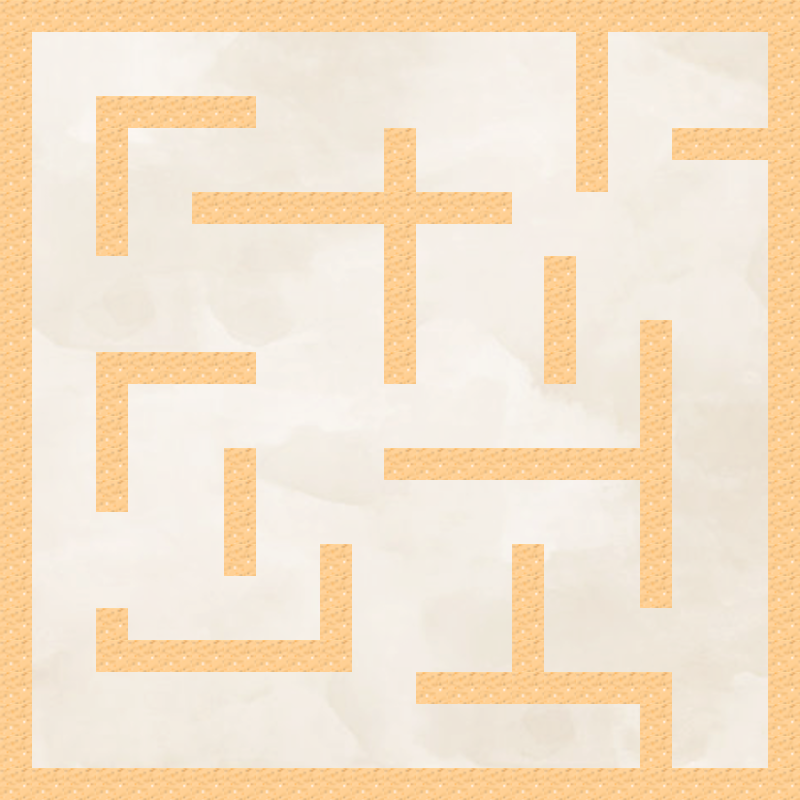

A 2D game scene composited from a Tiled map and its tileset images. What follows is a short description and the map's XML, with each tile layer's data collapsed to a summary:
An orthogonal 25x25 tile map with 32x32 px tiles, 2 tile layers (background, wall) and 1 object (AI).

<map version="1.0" orientation="orthogonal" renderorder="right-up" width="25" height="25" tilewidth="32" tileheight="32" nextobjectid="2">
 <tileset firstgid="1" name="wall" tilewidth="32" tileheight="32" tilecount="625" columns="25">
  <image source="wall.png" width="800" height="800" />
  <tile id="0">
   <properties>
    <property name="collidable" value="true" />
   </properties>
  </tile>
  <tile id="1">
   <properties>
    <property name="collidable" type="bool" value="true" />
   </properties>
  </tile>
  <tile id="2">
   <properties>
    <property name="collidable" type="bool" value="true" />
   </properties>
  </tile>
  <tile id="3">
   <properties>
    <property name="collidable" type="bool" value="true" />
   </properties>
  </tile>
  <tile id="4">
   <properties>
    <property name="collidable" type="bool" value="true" />
   </properties>
  </tile>
  <tile id="5">
   <properties>
    <property name="collidable" type="bool" value="true" />
   </properties>
  </tile>
  <tile id="25">
   <properties>
    <property name="collidable" value="true" />
   </properties>
  </tile>
  <tile id="50">
   <properties>
    <property name="collidable" value="true" />
   </properties>
  </tile>
  <tile id="75">
   <properties>
    <property name="collidable" value="true" />
   </properties>
  </tile>
  <tile id="100">
   <properties>
    <property name="collidable" value="true" />
   </properties>
  </tile>
  <tile id="125">
   <properties>
    <property name="collidable" value="true" />
   </properties>
  </tile>
 </tileset>
 <layer name="background" width="25" height="25">
  <data>[625 cells, 625 non-empty, 625 distinct tile ids]</data>
 </layer>
 <layer name="wall" width="25" height="25" opacity="0">
  <properties>
   <property name="collidable" type="bool" value="true" />
  </properties>
  <data>[625 cells, 192 non-empty, 10 distinct tile ids]</data>
 </layer>
 <objectgroup draworder="index" name="role">
  <object id="1" name="AI" x="544" y="128" width="32" height="32">
   <ellipse />
  </object>
 </objectgroup>
</map>